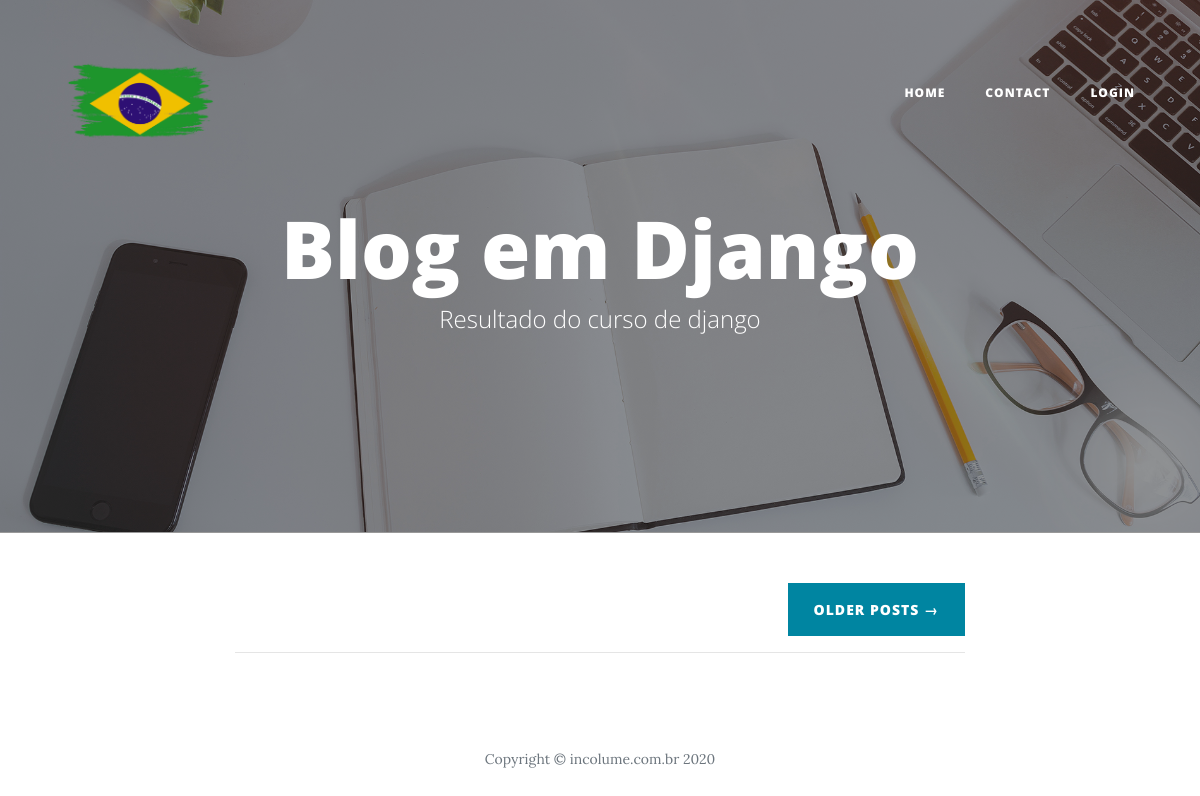
The app's page /, older data.
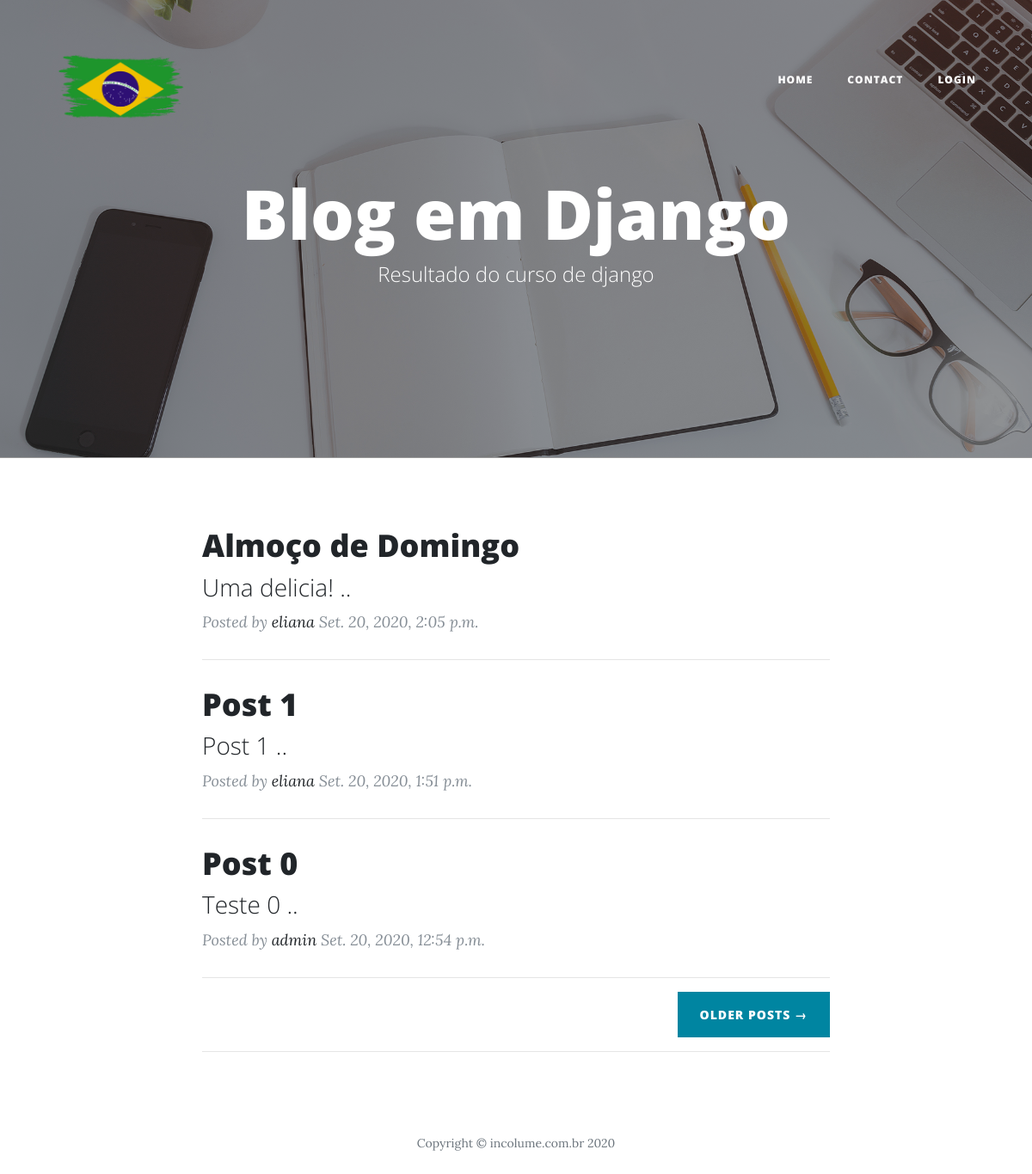
The same page, newer data.
### blog/models.py (models this page shows, shortened)
class Post(models.Model):
    STATUS = (
        ('draft', 'Draft'),
        ('published', 'Published')
    )
    title = models.CharField(verbose_name="Título", max_length=250)
    slug = models.SlugField(max_length=250)
    author = models.ForeignKey(User, on_delete=models.CASCADE)
    category = models.ManyToManyField(Category, related_name="get_posts")
    image = models.ImageField(upload_to='blog', blank=True, null=True)
    content = RichTextField(verbose_name="Conteúdo ")
    published = models.DateTimeField(default=timezone.now)
    created = models.DateTimeField(auto_now_add=True)
    changed = models.DateTimeField(auto_now=True)
    status = models.CharField(max_length=10, choices=STATUS, default='draft')
    publisheds = PublishedManager()
    class Meta:
        ordering = '-published',
    def get_absolute_url(self):
        return reverse('post_detail', args=[self.slug])

### blog/views.py (the view)
# urls.py: path('', views.BlogListView.as_view(), name='home'),
class BlogListView(ListView):
    model = Post
    template_name = 'blog/home.html'

### blog/models.py (called while the page is built)
    def get_queryset(self):
        return super(PublishedManager, self).get_queryset().filter(status='published')

### social/processors.py (called while the page is built)
def ctx_social(request):
    ctx_social_dict = {link.key: link.url for link in Link.objects.all()}
    return ctx_social_dict

### blog/templates/blog/home.html (shortened to what this page needs)
{% extends 'base.html' %}
{% load static %}
{% block header %}
<header class="masthead" style="background-image: url({% static 'img/home-bg.jpg' %})">
    <div class="overlay"></div>
    <div class="container">
        <div class="row">
            <div class="col-lg-8 col-md-10 mx-auto">
                <div class="site-heading">
                    <h1>Blog em Django</h1>
                    <span class="subheading">Resultado do curso de django</span>
                </div>
            </div>
        </div>
    </div>
</header>
{% endblock header %}
{% block content %}
<div class="container">
    <div class="row">
        <div class="col-lg-8 col-md-10 mx-auto">
            {% for post  in object_list %}
            <div class="post-preview">
                <a href="{{ post.get_absolute_url}}">
                    <h2 class="post-title">
                        {{post.title}}
                    </h2>
                    <h3 class="post-subtitle">
                        {{ post.content|safe|truncatechars:"120" }} ..
                    </h3>
                </a>
                <p class="post-meta">Posted by
                    <a href="#">{{post.author}}</a>
                    {{post.published}}</p>
            </div>
            <hr>
{% endfor %}
            <div class="clearfix">
                <a class="btn btn-primary float-right" href="#">Older Posts &rarr;</a>
            </div>
            <hr>
        </div>
    </div>
</div>
{% endblock content %}

### templates/base.html (shortened to what this page needs)
{% load static %}
<!DOCTYPE html>
<html lang="pt-br">
<head>
    <link href="{% static 'vendor/bootstrap/css/bootstrap.min.css' %}" rel="stylesheet">
    <link href="{% static 'vendor/fontawesome-free/css/all.min.css' %}" rel="stylesheet" type="text/css">
    <link href="{% static 'css/clean-blog.min.css' %}" rel="stylesheet">
    <link rel="stylesheet" href="{% static 'css/style.css' %}">
</head>
<body>
<nav class="navbar navbar-expand-lg navbar-light fixed-top" id="mainNav">
    <div class="container">
        <a class="navbar-brand" href="{% url 'home' %}"> <img src="{% static 'img/brazil_flag.png' %}" style="width:150px;height:150px;"/> </a>
        <div class="collapse navbar-collapse" id="navbarResponsive">
            <ul class="navbar-nav ml-auto">
                <li class="nav-item">
                    <a class="nav-link" href="{% url 'home' %}">Home</a>
                </li>
                <li class="nav-item">
                    <a class="nav-link" href="{% url 'contact' %}">Contact</a>
                </li>
                {% if user.is_authenticated %}
                <li class="nav-item">
                    <a class="nav-link" href="{% url 'post_new' %}" >+ Nova postagem</a>
                </li>
                <li class="nav-item">
                    <a class="nav-link" href="/admin"> panel </a>
                </li>
                <li class="nav-item">
                    <a class="nav-link" href="{% url 'logout' %}">Olá {{user.username}} | Logout</a>
                </li>
                {% else %}
                <li class="nav-item">
                <a class="nav-link" href="{% url 'login' %}"> Login </a>
                </li>
                {% endif %}
            </ul>
        </div>
    </div>
</nav>
{% block header %} {% endblock header %}
{% block content %} {% endblock content %}
<footer>
    <div class="container">
        <div class="row">
            <div class="col-lg-8 col-md-10 mx-auto">
                <p class="copyright text-muted">Copyright &copy; incolume.com.br 2020</p>
            </div>
        </div>
    </div>
</footer>
</body>
</html>

### statics/css/style.css (style rules this page uses)
header { border-bottom: 1px solid #999; margin-bottom: 2rem; display: flex; }
footer { text-align: center; }

Row changes from the older to the newer data that the page shows:
added Post: title "Almoço de Domingo", content "Uma delicia!", author "eliana", published "Set. 20, 2020, 2:05 p.m."
added Post: title "Post 1", content "Post 1", author "eliana", published "Set. 20, 2020, 1:51 p.m."
added Post: title "Post 0", content "Teste 0", author "admin", published "Set. 20, 2020, 12:54 p.m."
